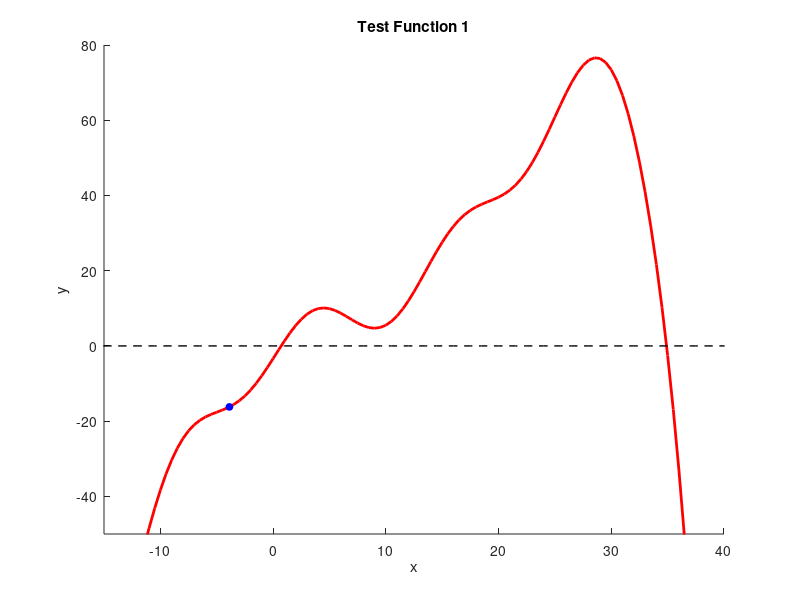

The MATLAB source for this figure: (Note: this script raises an error after producing the figure.)
%template for testing your advanced root finding implementations
%root finding code should be in separate files
function advanced_solver_test_template()
    close all;
    xvals = linspace(-50,50,201);
    [yvals,~] = test_func01(xvals);

    hold on
    axis([-15,40,-50,80]);
    plot(xvals,yvals,'r','linewidth',2);
    plot(xvals,0*xvals,'k--','linewidth',1);
    xlabel('x'); ylabel('y'); title('Test Function 1');

    %set solver parameters 
    dxtol = 1e-14;
    ftol = 1e-14;
    max_iter = 100000;
    dxmax = 1e7; %Newton and Secant only

    %set solver parameters (Bisection)

    % %Newton's method example test
    x0_guess = -3.87588;
    plot(x0_guess,test_func01(x0_guess),'bo','markerfacecolor','b','markersize',5);

    [x_sol, exit_flag] = newton_solver(@test_func01,x0_guess,dxtol,ftol,max_iter,dxmax);
    % disp(exit_flag)
    num2str(x_sol, 20)
    plot(x_sol,test_func01(x_sol),'go','markerfacecolor','g','markersize',5);
    

    % %Secant method example test
    % x0_guess = -5;
    % x1_guess = 2;
    % plot(x0_guess,test_func01(x0_guess),'bo','markerfacecolor','b','markersize',5);
    % plot(x1_guess,test_func01(x1_guess),'ko','markerfacecolor','k','markersize',5);
    % 
    % 
    % [x_sol, exit_flag] = secant_solver(@test_func01,x0_guess,x1_guess,dxtol,ftol,max_iter,dxmax);
    % plot(x_sol,test_func01(x_sol),'go','markerfacecolor','g','markersize',5);

    
    % Bisection method example test
    % x_left = -5;
    % x_right = 2;
    % plot(x_left,test_func01(x_left),'bo','markerfacecolor','b','markersize',5);
    % plot(x_right,test_func01(x_right),'ko','markerfacecolor','k','markersize',5);
    % 
    % x_sol = bisection_solver(@test_func01,x_left,x_right,dxtol,ftol,max_iter);
    % plot(x_sol,test_func01(x_sol),'go','markerfacecolor','g','markersize',5);
end


%Definition of the test function and its derivative (as a single function):
%This definition uses the function keyword
%when passing this function as an argument to a solver,
%you'll need to use the handle operator
%ex. solver(@test_func01,x_guess)
function [fval,dfdx] = test_func01(x)
    fval = (x.^3)/100 - (x.^2)/8 + 2*x + 6*sin(x/2+6) -.7 - exp(x/6);
    dfdx = 3*(x.^2)/100 - 2*x/8 + 2 +(6/2)*cos(x/2+6) - exp(x/6)/6;
end


%Do not implement your solvers in this file
%Each solver implementation should get its own separate file
